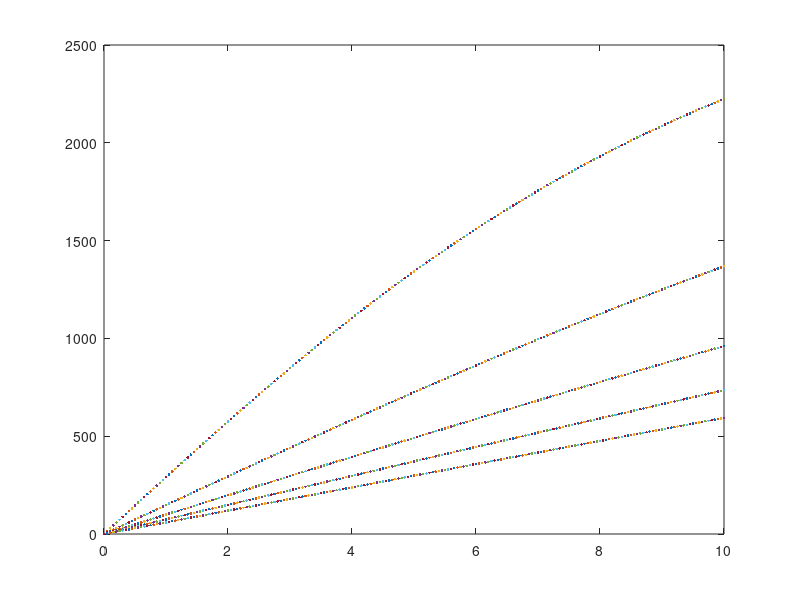

Write MATLAB code to recreate this figure.

close all;
clear all;
clc;


m = 2000;
g = 9.8;
mu = 0.7;
Fz = m*g/4;
C_s = 3e5;
C_alpha = 1.5e5;

%si=[0:0.1:1];

%alpha=0;


for si=0.1:0.1:0.5
for alpha=0:0.05:10
    
S = (mu*Fz*(1-si))/(2*(((C_s^2)*(si^2))+((C_alpha^2)*(tand(alpha))^2))^0.5);



if S>1
    fs = 1;
    
else
    fs = S*(2-S);
    
end   
%F_t = (C_s*si*fs)/(1-si);
F_s = (C_alpha*tand(alpha)*fs)/(1-si);
figure(1);
plot(alpha,F_s,'.');
hold on;

end
end
% F_s = (C_alpha*(tan(alpha))*fs)/(1-si);

%Longitudinal force vs Longitudinal slip



% xlabel('long. slip %');
% ylabel('F_x (N)');
% title('Longitudinal Tire Force vs Longitudinal Slip');
% grid on;
% hold on;